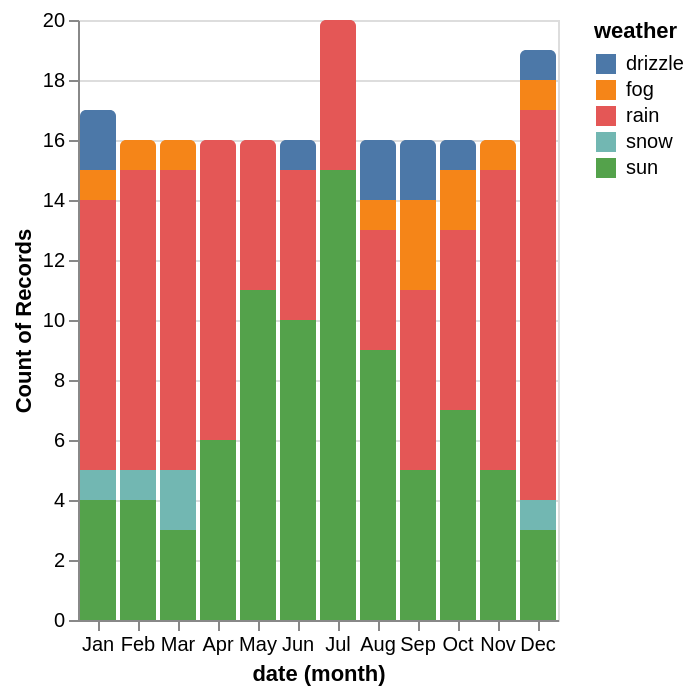

Express this chart as Vega-Lite.
### Vega-Lite specification from a JSON file in a GitHub repository (floating-point values rounded to 4 significant figures; data arrays with more than 128 entries replaced by an {"elided": "..."} marker saying what was removed)
{"$schema": "https://vega.github.io/schema/vega-lite/v6.json", "data": {"values": {"elided": "200 records"}}, "mark": {"type": "bar", "cornerRadiusTopLeft": 3, "cornerRadiusTopRight": 3}, "encoding": {"x": {"timeUnit": "month", "field": "date", "type": "ordinal"}, "y": {"aggregate": "count"}, "color": {"field": "weather"}}}
